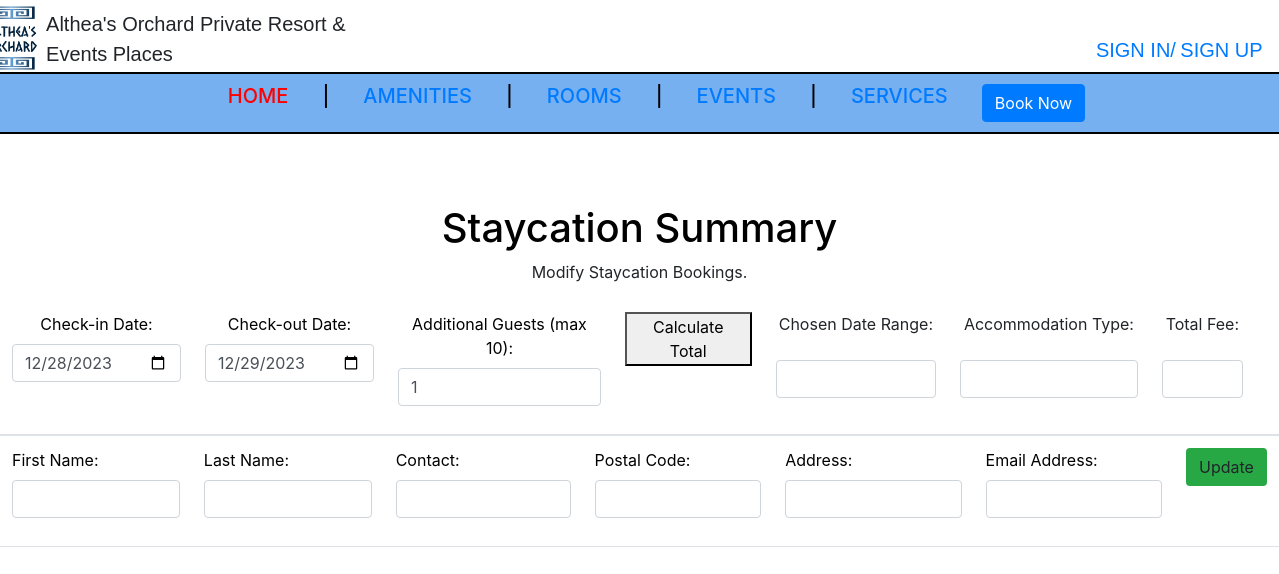
The page /history-update.php.php?ref_id=REF120202230840 on the database its author committed.
### tables this page shows
CREATE TABLE IF NOT EXISTS `book_details` (
  `booking_id` int NOT NULL AUTO_INCREMENT,
  `booking_ref_no` varchar(255) NOT NULL,
  `booking_services` varchar(255) NOT NULL,
  `booking_start` varchar(200) NOT NULL,
  `booking_end` varchar(200) NOT NULL,
  `regular_accommodation` varchar(225) NOT NULL,
  `date_range` varchar(225) NOT NULL,
  `additional_package` int NOT NULL,
  `total` varchar(200) NOT NULL,
  `status` varchar(225) NOT NULL,
  `book_by` varchar(200) NOT NULL,
  PRIMARY KEY (`booking_id`)
);

### history-update.php.php (the view, shortened to what this page needs)
<?php
require_once "connect.php";
?>
<!DOCTYPE html>
<html>
<head>
<link rel="stylesheet" href="your-fonts.css">
    <link rel="stylesheet" href="https://cdnjs.cloudflare.com/ajax/libs/font-awesome/6.0.0-beta3/css/all.min.css">
    <link href="https://cdn.jsdelivr.net/npm/bootstrap@5.3.0-alpha3/dist/css/bootstrap.min.css"
        rel="stylesheet"
>
    <link rel="stylesheet" type="text/css" href="css/home.css">
    <link rel="stylesheet" href="https://cdnjs.cloudflare.com/ajax/libs/font-awesome/6.0.0-beta3/css/all.min.css">
</head>
<body class="bg" onload="myFunction()">
    <div class="container text-center">
        <div class="row align-items-start">
            <div class="col-12">
                <img src="img/logo2.png" class="logo" alt="Logo">
                <div class="signup-link">
                <?php
                if(isset( $_SESSION['login'])) {
                    $u_id = $_SESSION['user_id'];
                    ?>
                    <a href="history.php">HISTORY</a><a href="logout.php">LOG OUT</a>
               <?php
                } else{
                ?>
                <a href="login.php">SIGN IN/</a><span class="divider"> </span><a href="register.php">SIGN UP</a>
                <?php }?>
            </div>
    <div class="header-text">
    <span class="logo-text">Althea's Orchard Private Resort &
        <br>Events Places</span>
</div>
<h1 class="main-heading">
    <a href="home.php" class="active">HOME</a> |
    <a href="amenities.php">AMENITIES</a> |
    <a href="rooms.php">ROOMS</a> |
    <a href="events.php">EVENTS</a> |
    <a href="services.php">SERVICES</a>
    <button type="button" class="btn btn-primary" data-toggle="modal" data-target="#bookNowModal">Book Now</button>
</div>
     </div>
    </div>
<div class="content" style="margin-top:100px; text-align: center;">
        <h1>Staycation Summary</h1>
        <p>Modify Staycation Bookings.</p>
        <div class="card-body p-0 booking-history-table">
            <div class="table-responsive booking-history-table-responsive">
                <table class="table m-0 booking-history-table">
                    <tbody>
                    <form  method="post" enctype = "multipart/form-data" action = "<?php echo htmlspecialchars($_SERVER["PHP_SELF"]); ?>" >
                        <?php
                        $ref_id = $_GET['ref_id'];
                        $q = $conn->query("SELECT * FROM `book_details` WHERE `booking_ref_no` = '$ref_id'");
						$result = $q->fetch_array();
                        $q1 = $conn->query("SELECT * FROM `book_info` WHERE `ref_no` = '$ref_id'");
						$result1 = $q1->fetch_array();
                            ?>
                            <tr>
                            <td>
                            <div class="form-group">
                            <label for="check-in">Check-in Date:</label>
                            <input type="date" id="check-in" name="checkin" class="form-control" required value="<?php echo $result['booking_start']?>">
                            </div>
                           </div>
                            <td>
                            <div class="form-group">
                            <label for="check-out">Check-out Date:</label>
                            <input type="date" id="check-out" name="checkout" class="form-control" required value="<?php echo $result['booking_end']?>">
                            </div>
                           </div>
                            <td>
                            <div class="form-group">
                            <label for="additional-guests">Additional Guests (max 10):</label>
                            <input type="number" id="additional-guests" name="additionalguests" min="0" max="10"class="form-control" required value="<?php echo $result['additional_package']?>">
                            </div>
                            </div>
                           <td>
                           <button onclick="calculateTotal()" type="button">Calculate Total</button>
                            </td>
                           <td>
                           <p>Chosen Date Range: &nbsp<span id="date-range-info" class="form-control" ></span></p>
                            </td>
                            <td>
                            <p>Accommodation Type: &nbsp<span id="accommodation-type" class="form-control"></span></p>
                            </td>
                            <td>
                            <p>Total Fee: &nbsp<span id="total" class="form-control"></span></p>
                            </td>
                            <td>
    <div class="card-body p-0 booking-history-table">
            <div class="table-responsive booking-history-table-responsive">
                <table class="table m-0 booking-history-table">
                    <tbody>
                            <tr>
                            <td>
                            <div class="form-group">
                           <label class="fname">First Name:</label>
                           <input type="text" name="fname" class="form-control" required value="<?php echo $result1['book_fname']?>">
                           </div>
                           </div>
                            </td>
                            <td>
                            <div class="form-group">
                           <label class="lname">Last Name:</label>
                           <input type="text" name="lname" class="form-control" required value="<?php echo $result1['book_lname']?>" >
                           </div>
                            </td>
                            <td>
                            <div class="form-group">
                            <label id="con">Contact:</label>
                            <input type="text" pattern=".{11}" name="con" class="form-control" value="<?php echo $result1['book_contact']?>" maxlength="11"title="Must 11 numbers only" required>
                            </div>
                           </td>
                           <td>
                           <div class="form-group">
                           <label class="pcode">Postal Code:</label>
                           <input type="number" name="pcode" class="form-control" required  value="<?php echo $result1['book_postal_code']?>">
                           </div>
                            </td>
                            <td>
                            <div class="form-group">
                            <label class="add">Address:</label>
                            <input type="text" name="add" class="form-control" required value="<?php echo $result1['book_address']?>">
                            </div>
                            </td>
                            <td>
                            <div class="form-group">
                            <label class="email">Email Address:</label>
                            <input type="email" name="email" class="form-control" required value="<?php echo $result1['book_email']?>">
                            </div>
                            </td>
                            <td><input type="submit" name="update_status" class="btn bg-success" value="Update"></td>
<link rel="stylesheet" href="https://maxcdn.bootstrapcdn.com/bootstrap/4.5.2/css/bootstrap.min.css">
</body>
</html>

### css/home.css (style rules this page uses)
.divider { margin: -6%; color: #333; }
label { color: black; }
h1 { color: black; margin-top: 50px; }
form { margin-left: 80px; }
.active { color: red; }
a { text-decoration: none; margin-left: 25px; }
.logo { width: 70px; }
.main-heading { font-size: 20px; margin-top: 10px; background-color: rgb(119, 176, 241); }
.row { display: flex; justify-content: center; align-items: center; }
.row > .col-12 { display: flex; flex-direction: column; align-items: center; margin-top: 15px; }
.row > .col-12 h1 { text-align: center; }
.row > .col-12 .logo { margin-left: -113%; margin-top: -12px; margin-bottom: 40px; }
.row > .col-12 .main-heading { margin-top: -0px; margin-bottom: -30px; display: flex; flex-wrap: wrap; justify-content: center; }
.logo-text { font-size: 20px; margin-top: -27%; margin-bottom: 7%; text-align: left; margin-left: -150%; }
.main-heading { font-size: 20px; border-top: 2px solid black; border-bottom: 2px solid black; padding: 10px 0; width: 120.5%; box-sizing: border-box; text-align: center; }
.main-heading a { margin: 0 0.9cm; }
.signup-link { font-family: sans-serif; word-spacing: -1%; font-size: 20px; margin-top: -7%; margin-bottom: 13px; margin-right: -95%; }
.header-text { font-family: sans-serif; margin-left: 1%; margin-top: 1%; margin-bottom: -1.6%; display: flex; align-items: center; justify-content: flex-start; }

### rows shown on the page
book_details: checkin "12/28/2023", checkout "12/29/2023", additionalguests "1"
